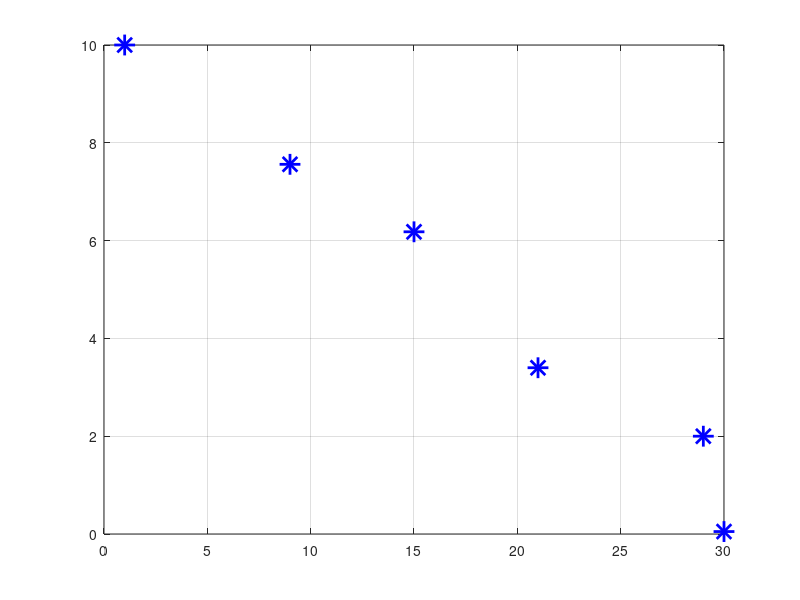

MATLAB code to generate this figure: (Note: this script raises an error after producing the figure.)
% Uses fitnlm() to fit a non-linear model (an power law curve) through noisy data.
% Requires the Statistics and Machine Learning Toolbox, which is where fitnlm() is contained.
% Initialization steps.
clc;    % Clear the command window.
close all;  % Close all figures (except those of imtool.)
clear;  % Erase all existing variables. Or clearvars if you want.
workspace;  % Make sure the workspace panel is showing.
format long g;
format compact;
fontSize = 20;
X = [30,29,21,15,9,1];
Y = [0.05,2,3.4,6.18,7.56,10];
% Now we have noisy training data that we can send to fitnlm().
% Plot the noisy initial data.
plot(X, Y, 'b*', 'LineWidth', 2, 'MarkerSize', 15);
grid on;
% Convert X and Y into a table, which is the form fitnlm() likes the input data to be in.
tbl = table(X', Y');
% Define the model as Y = a * (x .^ b)
% Note how this "x" of modelfun is related to big X and big Y.
% x((:, 1) is actually X and x(:, 2) is actually Y - the first and second columns of the table.
modelfun = @(b,x) b(1) * x(:, 1) .^ + b(2);
b = 10 % Close guesses based on what I see from the raw data plot.
m = -1
beta0 = [b, m]; % Guess values to start with.  Just make your best guess.
% Now the next line is where the actual model computation is done.
mdl = fitnlm(tbl, modelfun, beta0);
% Now the model creation is done and the coefficients have been determined.
% YAY!!!!
% Extract the coefficient values from the the model object.
% The actual coefficients are in the "Estimate" column of the "Coefficients" table that's part of the mode.
coefficients = mdl.Coefficients{:, 'Estimate'}
% Now we have the coefficients and we can plot y for ANY x, not just the training set.
% Let's make up a bunch of x (50) from the min to the max.
xFitted = linspace(min(X), max(X), 50);
% Create smoothed/regressed data using the model:
yFitted = coefficients(1) * xFitted .^ coefficients(2);
% Now we're done and we can plot the smooth model as a red line going through the noisy blue markers.
hold on;
plot(xFitted, yFitted, 'r*-', 'LineWidth', 2);
grid on;
title('Power Law Regression with fitnlm()', 'FontSize', fontSize);
xlabel('X', 'FontSize', fontSize);
ylabel('Y', 'FontSize', fontSize);
legendHandle = legend('Noisy Y', 'Fitted Y', 'Location', 'north');
legendHandle.FontSize = 25;
message = sprintf('Coefficients for Y = b * X ^ m:\n  b = %8.5f\n  m = %8.5f',...
  coefficients(1), coefficients(2));
text(5, 3, message, 'FontSize', 23, 'Color', 'r', 'FontWeight', 'bold', 'Interpreter', 'none');
% Set up figure properties:
% Enlarge figure to full screen.
set(gcf, 'Units', 'Normalized', 'OuterPosition', [0, 0.04, 1, 0.96]);
% Get rid of tool bar and pulldown menus that are along top of figure.
% set(gcf, 'Toolbar', 'none', 'Menu', 'none');
% Give a name to the title bar.
set(gcf, 'Name', 'Demo by ImageAnalyst', 'NumberTitle', 'Off')